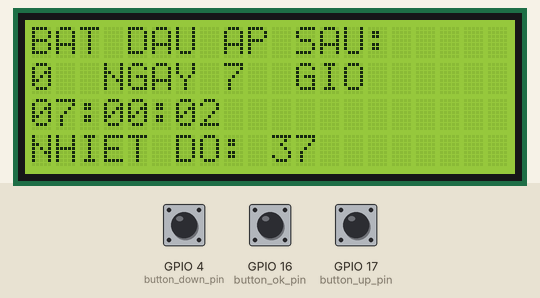
This program was run on a simulated ESP32. Shown: 20×4 character LCD. Inputs (shaded band) come from the test bench; at power-on: GPIO 16 (button_ok_pin) LOW, GPIO 4 (button_down_pin) LOW, GPIO 17 (button_up_pin) LOW. WiFi joins after 1.5 s; servers stay silent unless stated; the local clock reads 2024-03-15 10:24:30 at power-on unless the program sets it.

Above: at 2.7 s.
2.8 s: GPIO 16 (button_ok_pin) pulled HIGH for 0.15 s
At 4.1 s:
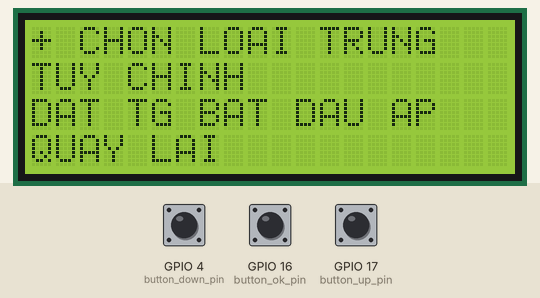
4.4 s: GPIO 4 (button_down_pin) pulled HIGH for 0.15 s
At 5.3 s:
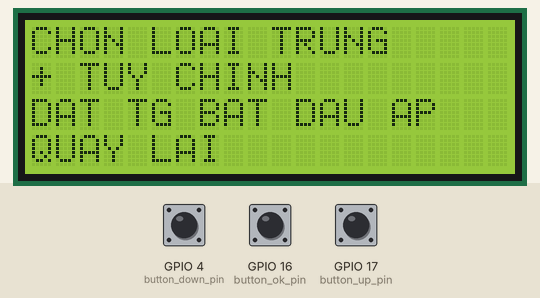
6.0 s: GPIO 4 (button_down_pin) pulled HIGH for 1 s
At 7.3 s:
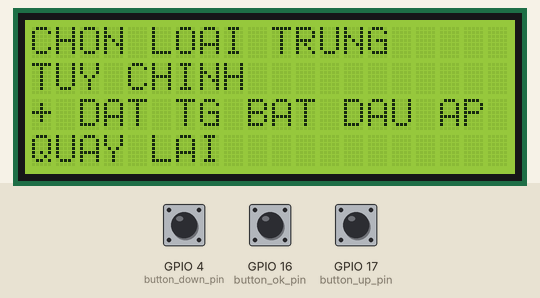
8.5 s: GPIO 4 (button_down_pin) pulled HIGH for 0.15 s
At 9.4 s:
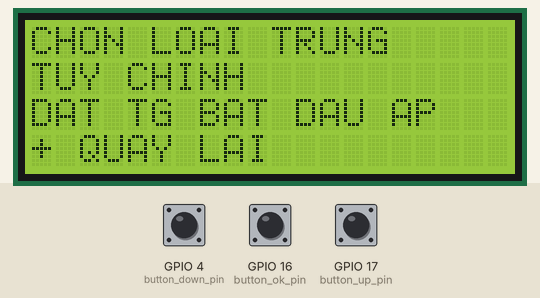
10.2 s: GPIO 16 (button_ok_pin) pulled HIGH for 1 s
At 11.8 s:
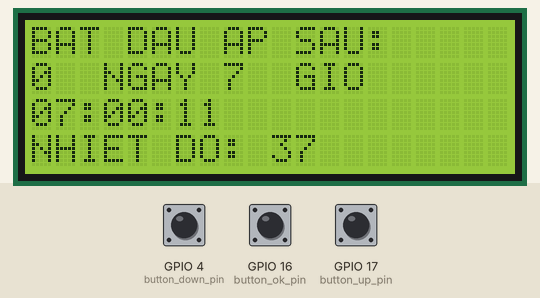
12.7 s: GPIO 16 (button_ok_pin) pulsed HIGH 5 times (0.12 s each, 0.3 s apart)
At 14.4 s:
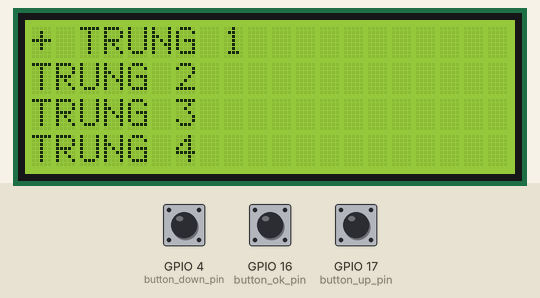
Timing chart, 0 to 15.9 s (numbered marks = the images above; inputs shaded):
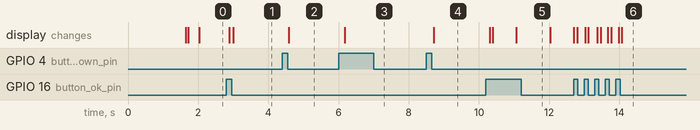

Measured:
- after the input at 2.8 s, the display: first changes after 0.09 s (image 1 shows a later state)
- after the input at 4.4 s, the display: changes after 0.18 s (image 2)
- after the input at 6.0 s, the display: changes after 0.17 s (image 3)
- after the input at 8.5 s, the display: changes after 0.21 s (image 4)
- after the input at 10.2 s, the display: first changes after 0.10 s (image 5 shows a later state)
- after the input at 12.7 s, the display: first changes at once (image 6 shows a later state)

The program:

main.cpp
```cpp
#include <Arduino.h>

#include <Wire.h>
#include <LiquidCrystal_I2C.h>
#include <WiFi.h>
#include <NTPClient.h>
#include <WiFiUdp.h>


WiFiUDP ntpUDP;

NTPClient timeClient(ntpUDP, "pool.ntp.org", 7 * 3600, 60000);

LiquidCrystal_I2C I2C_LCD1(0x27, 20, 4);

void clear_screen();
void display(String text, int row, int column);
void screen_0();
void screen_1();
void screen_2();
void screen_3();
int check_the_btn(int *state, int *last_state, int pin);
void set_start_time();
void update_time();
void update_egg_incubation_time();
void set_option_egg_incubation();


const int button_down_pin = 4;
const int button_ok_pin = 16;
const int button_up_pin = 17;

int button_down_state = 1;
int button_ok_state = 1;
int button_up_state = 1;

int last_button_down_state = 1;
int last_button_ok_state = 1;
int last_button_up_state = 1;

int screen = 0;
int a = 0;
int hours;
int start_time = 0;
int period = 8;
int last_hours = 0;
int day_1 = start_time;
int egg_incubation_time = 21 * 24;
int day_2 = egg_incubation_time / 24;
int hours_2 = egg_incubation_time % 24;
int temperature = 37;
bool egg_incubation = false;
bool pr_egg_incubation = egg_incubation;
int current_position = 0;
int select_option = 0;
int select_option_1 = 0;
String option_screen_1[4] = {"CHON LOAI TRUNG", "TUY CHINH", "DAT TG BAT DAU AP", "QUAY LAI"};
String option_screen_2_1[5] = {"TRUNG 1", "TRUNG 2", "TRUNG 3", "TRUNG 4", "QUAY LAI"};
String option_screen_2_2[3] = {"NHIET DO", "THOI GIAN AP", "QUAY LAI"};
int egg_index_list[4][2] = {
  {504, 37},
  {505, 39},
  {506, 38},
  {506, 36}
};

void setup()
{

  Serial.begin(115200);

  pinMode(button_down_pin, INPUT);
  pinMode(button_ok_pin, INPUT);
  pinMode(button_up_pin, INPUT);

  I2C_LCD1.init();
  I2C_LCD1.backlight();
  display("Hello World!", 0, 0);
  display("display done!", 1, 0);

  WiFi.begin("Wokwi-GUEST", "", 6);
  while (WiFi.status() != WL_CONNECTED) {
    delay(250);
  }

  timeClient.begin();
  clear_screen();
  set_start_time();
}


void loop()
{
  switch (screen) {
    case 0:
      screen_0();
      break;
    case 1:
      screen_1();
      break;
    case 2:
      screen_2();
      break;
    case 3:
      screen_3();
      break;
    default:
      break;
  }
  // timeClient.update();

  // Serial.println(timeClient.getFormattedTime());
  delay(50);
}

void clear_screen() {
  I2C_LCD1.clear();
}

void display(String text, int row, int column) {
  // I2C_LCD1.clear();
  I2C_LCD1.setCursor(column, row);
  I2C_LCD1.print(text);
}


void screen_0() {
  // Serial.println(egg_incubation);
  // clear_screen();
  hours = timeClient.getHours();
  if (egg_incubation == true) {
    display("THOI GIAN AP CON:", 0, 0);
    display(String(day_2), 1, 0);
    display("NGAY", 1, 3);
    display(String(hours_2), 1, 8);
    display("GIO", 1, 11);
  } else {
    display("BAT DAU AP SAU:", 0, 0);
    display(String(day_1), 1, 0);
    display("NGAY", 1, 3);
    display(String(start_time), 1, 8);
    display("GIO", 1, 11);
  }
  display(timeClient.getFormattedTime(), 2, 0);
  display("NHIET DO:", 3, 0);
  display(String(temperature), 3, 10);
  update_time();
  if (check_the_btn(&button_ok_state, &last_button_ok_state, button_ok_pin) == 1) {
    clear_screen();
    screen = 1;
    current_position = 0;
  }
}

void screen_1() {

  for (int i = 0; i < 4; i++) {
    if (i == current_position) {
      display("+ ", i, 0);
      display(option_screen_1[i], i, 2);
    } else {
      display(option_screen_1[i] + "  ", i, 0);
    }
  }

  if (check_the_btn(&button_down_state, &last_button_down_state, button_down_pin) == 1) {
    if (current_position != 3) {
      current_position++;
    }
  }
  if (check_the_btn(&button_up_state, &last_button_up_state, button_up_pin) == 1) {
    if (current_position != 0) {
      current_position--;
    }
  }
  if (check_the_btn(&button_ok_state, &last_button_ok_state, button_ok_pin) == 1) {
    if (current_position == 3) {
      clear_screen();
      select_option = current_position;
      screen = 0;
    } else {
      clear_screen();
      select_option = current_position;
      screen = 2;
    }
    current_position = 0;
  }
}

void screen_2() {
  switch (select_option) {
    case 0:
      for (int i = 0; i < 5; i++) {
        if (i == current_position) {
          if (current_position == 0 || current_position == 1 || current_position == 2) {
            display("+ ", i, 0);
            display(option_screen_2_1[i], i, 2);
          } else {
            display("+ ", i - 1, 0);
            display(option_screen_2_1[i], i - 1, 2);
          }
        } else {
          if (current_position == 0 || current_position == 1 || current_position == 2) {
            if (i < 4) {
              display(option_screen_2_1[i] + "  ", i, 0);
            }
          } else {
            if (i - 1 >= 0) {
              display(option_screen_2_1[i] + "  ", i - 1, 0);
            }
          }
        }
      }
      if (check_the_btn(&button_down_state, &last_button_down_state, button_down_pin) == 1) {
        if (current_position != 4) {
          current_position++;
        }
      }
      if (check_the_btn(&button_up_state, &last_button_up_state, button_up_pin) == 1) {
        if (current_position != 0) {
          current_position--;
        }
      }
      if (check_the_btn(&button_ok_state, &last_button_ok_state, button_ok_pin) == 1) {
        if (current_position == 4) {
          clear_screen();
          select_option_1 = current_position;
          screen = 1;
        } else {
          clear_screen();
          select_option_1 = current_position;
          set_option_egg_incubation();
          screen = 0;
        }
        current_position = 0;
      }
      break;
    case 1:
      for (int i = 0; i < 3; i++) {
        if (i == current_position) {
          display("+ ", i, 0);
          display(option_screen_2_2[i], i, 2);
        } else {
          display(option_screen_2_2[i] + "  ", i, 0);
        }
      }

      if (check_the_btn(&button_down_state, &last_button_down_state, button_down_pin) == 1) {
        if (current_position != 2) {
          current_position++;
        }
      }
      if (check_the_btn(&button_up_state, &last_button_up_state, button_up_pin) == 1) {
        if (current_position != 0) {
          current_position--;
        }
      }
      if (check_the_btn(&button_ok_state, &last_button_ok_state, button_ok_pin) == 1) {
        if (current_position == 2) {
          clear_screen();
          select_option_1 = current_position;
          screen = 1;
        } else {
          clear_screen();
          select_option_1 = current_position;
          screen = 3;
        }
        current_position = 0;
      }
      break;
    case 2:
      display(String(period), 3, 15);

      if (check_the_btn(&button_down_state, &last_button_down_state, button_down_pin) == 1) {

        if (period > 0) {
          period--;
        }


      }
      if (check_the_btn(&button_up_state, &last_button_up_state, button_up_pin) == 1) {
        period++;
      }
      if (check_the_btn(&button_ok_state, &last_button_ok_state, button_ok_pin) == 1) {
        clear_screen();
        set_start_time();
        screen = 0;
      }
      break;
    case 3:
      break;
    default:
      break;
  }

}

void screen_3() {
  switch (select_option_1) {
    case 0:
      display(String(temperature), 3, 15);

      if (check_the_btn(&button_down_state, &last_button_down_state, button_down_pin) == 1) {


        if (temperature > 0) {
          temperature--;
        }
      }
      if (check_the_btn(&button_up_state, &last_button_up_state, button_up_pin) == 1) {
        temperature++;
      }
      if (check_the_btn(&button_ok_state, &last_button_ok_state, button_ok_pin) == 1) {
        clear_screen();
        screen = 0;
      }
      break;
    case 1:
      display(String(egg_incubation_time), 3, 15);

      if (check_the_btn(&button_down_state, &last_button_down_state, button_down_pin) == 1) {

        if (egg_incubation_time > 0) {
          egg_incubation_time--;
        }
      }
      if (check_the_btn(&button_up_state, &last_button_up_state, button_up_pin) == 1) {
        egg_incubation_time++;
      }
      if (check_the_btn(&button_ok_state, &last_button_ok_state, button_ok_pin) == 1) {
        update_egg_incubation_time();
        clear_screen();
        screen = 0;
      }
      break;
    case 2:
      break;
    case 3:
      break;
    default:
      break;
  }
}

int check_the_btn(int *state, int *last_state, int pin) {
  *state = digitalRead(pin);
  if (*state != *last_state) {
    *last_state = *state;
    if (*state == HIGH) {
      return 1;
    }
  }
  return 0;
}

void set_start_time() {
  day_1 = period / 24;
  start_time = period % 24;
}

void update_time() {
  hours = timeClient.getHours();
  if (egg_incubation == false) {
    if (start_time == 0 && day_1 == 0) {
      egg_incubation = true;
      clear_screen();
    }
  }
  if (hours != last_hours) {
    if (hours_2 == 0) {
      hours_2 = 24;
      day_2--;
    }
    egg_incubation_time--;
    hours_2--;
    if (start_time == 0 && day_1 > 0) {
      start_time = 24;
      day_1--;
      start_time--;
    } else if (start_time > 0 && day_1 >= 0) {
      start_time--;
    }
    if (hours == 0 && last_hours == 23) {
      if (day_2 > 0) {
        day_2--;
      }
      if (day_1 > 0) {
        day_1--;
      }
    }
  }
  pr_egg_incubation = egg_incubation;
  last_hours = hours;
}

void update_egg_incubation_time() {
  day_2 = egg_incubation_time / 24;
  hours_2 = egg_incubation_time % 24;
}

void set_option_egg_incubation() {
  for (int i = 0; i < 4; i++) {
    if (i == select_option_1) {
      egg_incubation_time = egg_index_list[i][0];
      temperature = egg_index_list[i][1];
      update_egg_incubation_time();
    }
  }
}
```
